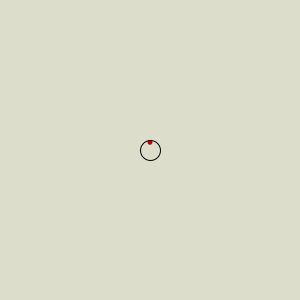
Frame 1 (no input)
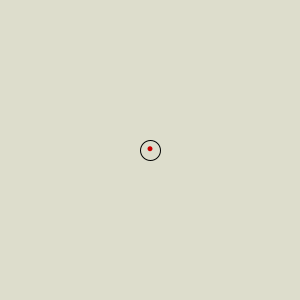
Frame 60 (the mouse pressed at the canvas centre just before this capture)
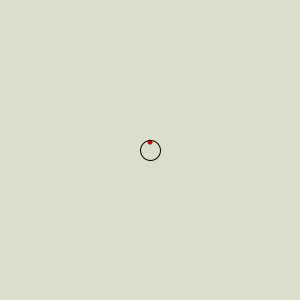
Frame 120 (the mouse held since frame 60 and released just before this capture)

The Processing sketch that drew these frames (run headless with seeded random() and noise(); from frame 60 on, the mouse is pressed at the canvas centre):

// Processing sketch: processing_2776
// ── processing_2776.pde

/**

<strong>Pelota Feliz</strong>
<br />
Herbert Spencer - 2008
<br />
Esta pelota sigue al cÃrculo y cuando llega, se pone feliz
*/


float pelotaX, pelotaY; // las coordenadas de la pelota
float difX, difY; // la diferencia con el cÃrculo
float ROCE = 0.051; // lo que le cuesta avanzar
boolean feliz = false; // no es feliz, por ahora

void setup(){
  size(300, 300);
  // supongamos que la pelota estÃ¡ en la mitad
  // nÃ³tese que puedo inicializar los valores del mouse tambiÃ©n
  pelotaX = mouseX = width/2;
  pelotaY = mouseY = height/2;
  
  noCursor(); // sin cursor
  smooth(); 
}

void draw(){
  
  background(#ddddcc);

  // calcule la diferencia entre el mouse y la pelota en 2 dimensiones
  difX = mouseX - pelotaX;
  difY = mouseY - pelotaY;
  
  // defina la posiciÃ³n de la pelota aÃ±adiÃ©ndole roce
  pelotaX += difX * ROCE;
  pelotaY += difY * ROCE;
  
  // dibuje la pelota (funciÃ³n propia)
  pelota(pelotaX, pelotaY);
  
  // haga el cÃrculo donde estÃ¡ el mouse (invisible)
  stroke(0);
  noFill();
  ellipse(mouseX, mouseY, 20, 20);
}

void pelota(float x, float y){
  
  noStroke(); //sin contorno
  
  // calcule la distancia lineal entre la pelota y el mouse
  float d = dist(pelotaX, pelotaY, mouseX, mouseY);

  // si esa distancia es menor que 1, la pelota es feliz 
  if(d < 1){
  feliz = true;
  }
  
  // y si es feliz, haga que se ponga roja y salte de felicidad
  if(feliz){
    float nuevaY = y + sin(millis()/30) * 8;
    fill(#CC0000);
    ellipse(x, nuevaY, 5 + d/5, 5 + d/5);
  }else{
    // si no es feliz, entonces que siga tratando de seguir a la pelota
  fill(0);
  ellipse(x, y, 5 + d/5, 5 + d/5);
  }
}

void mouseMoved(){
  feliz = false;
}
